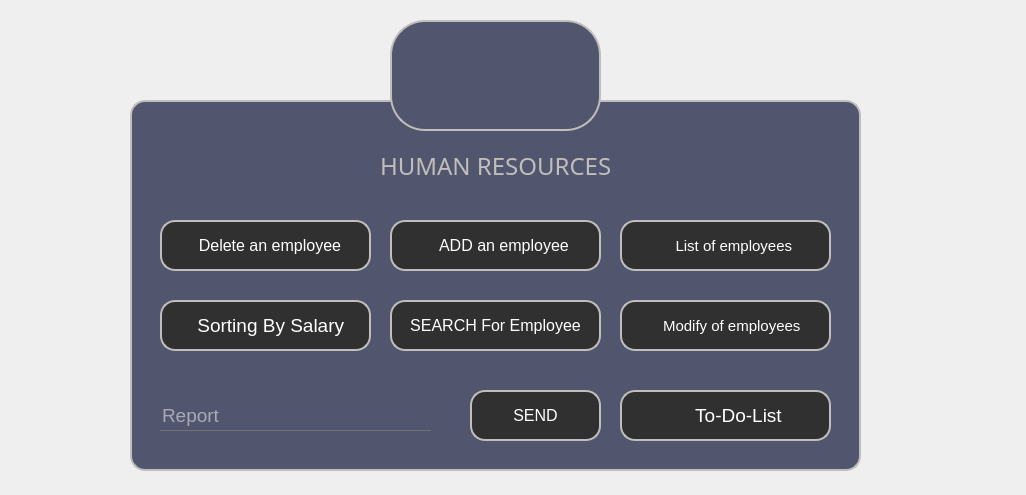
<?xml version="1.0" encoding="UTF-8"?>
<ui version="4.0">
 <class>HR</class>
 <widget class="QDialog" name="HR">
  <property name="geometry">
   <rect>
    <x>0</x>
    <y>0</y>
    <width>1026</width>
    <height>495</height>
   </rect>
  </property>
  <property name="windowTitle">
   <string>Dialog</string>
  </property>
  <property name="styleSheet">
   <string notr="true">*{
	background:url(C:/Users/ALA/Desktop/2A/projet/court-hammerrr.jpg) ;
}</string>
  </property>
  <widget class="QPushButton" name="pushButton_15">
   <property name="geometry">
    <rect>
     <x>390</x>
     <y>20</y>
     <width>211</width>
     <height>111</height>
    </rect>
   </property>
   <property name="font">
    <font>
     <pointsize>20</pointsize>
    </font>
   </property>
   <property name="styleSheet">
    <string notr="true">*{
background:#51556e;
border: 2px solid #bfbeba;
border-radius: 35px;

}</string>
   </property>
   <property name="text">
    <string/>
   </property>
   <property name="icon">
    <iconset resource="icons.qrc">
     <normaloff>:/new/prefix1/icons/2636184.png</normaloff>:/new/prefix1/icons/2636184.png</iconset>
   </property>
   <property name="iconSize">
    <size>
     <width>70</width>
     <height>70</height>
    </size>
   </property>
  </widget>
  <widget class="QFrame" name="Qframe">
   <property name="geometry">
    <rect>
     <x>130</x>
     <y>100</y>
     <width>731</width>
     <height>371</height>
    </rect>
   </property>
   <property name="styleSheet">
    <string notr="true">QFrame
{
	background:#51556e;
border: 2px solid #bfbeba;
    border-radius:15px;
}</string>
   </property>
   <property name="frameShape">
    <enum>QFrame::StyledPanel</enum>
   </property>
   <property name="frameShadow">
    <enum>QFrame::Raised</enum>
   </property>
   <widget class="QLabel" name="label_7">
    <property name="geometry">
     <rect>
      <x>250</x>
      <y>40</y>
      <width>251</width>
      <height>51</height>
     </rect>
    </property>
    <property name="styleSheet">
     <string notr="true">*{
    font-family:century gothic;border:none;
    font-size:24px;
	color:#bfbeba;
}

</string>
    </property>
    <property name="text">
     <string>HUMAN RESOURCES</string>
    </property>
   </widget>
   <widget class="QLabel" name="label_8">
    <property name="geometry">
     <rect>
      <x>380</x>
      <y>450</y>
      <width>231</width>
      <height>171</height>
     </rect>
    </property>
    <property name="text">
     <string/>
    </property>
    <property name="pixmap">
     <pixmap>D:/QTprojet/smart court.png</pixmap>
    </property>
    <property name="scaledContents">
     <bool>true</bool>
    </property>
   </widget>
   <widget class="QPushButton" name="pushButton_16">
    <property name="geometry">
     <rect>
      <x>340</x>
      <y>290</y>
      <width>131</width>
      <height>51</height>
     </rect>
    </property>
    <property name="font">
     <font>
      <pointsize>12</pointsize>
     </font>
    </property>
    <property name="styleSheet">
     <string notr="true">*{
color:white;
border-radius: 15px;border: 2px solid #bfbeba;
background:#303030;
}

*:hover
{
	color:#303030;
	border-radius:15px;
	background:white
}</string>
    </property>
    <property name="text">
     <string>SEND</string>
    </property>
   </widget>
   <widget class="QLineEdit" name="lineEdit_4">
    <property name="geometry">
     <rect>
      <x>30</x>
      <y>300</y>
      <width>271</width>
      <height>31</height>
     </rect>
    </property>
    <property name="font">
     <font>
      <pointsize>14</pointsize>
     </font>
    </property>
    <property name="acceptDrops">
     <bool>true</bool>
    </property>
    <property name="styleSheet">
     <string notr="true">*{
background:transparent;
border:none;
color:white;
border-bottom:1px solid #717072;
}</string>
    </property>
    <property name="inputMask">
     <string/>
    </property>
    <property name="text">
     <string/>
    </property>
    <property name="maxLength">
     <number>32767</number>
    </property>
    <property name="placeholderText">
     <string>Report</string>
    </property>
   </widget>
   <widget class="QPushButton" name="ADD_PUSH">
    <property name="geometry">
     <rect>
      <x>260</x>
      <y>120</y>
      <width>211</width>
      <height>51</height>
     </rect>
    </property>
    <property name="font">
     <font>
      <pointsize>12</pointsize>
     </font>
    </property>
    <property name="styleSheet">
     <string notr="true">*{
color:white;
border: 2px solid #bfbeba;
border-radius: 15px;
background:#303030;
}

*:hover
{
	color:#303030;
	border-radius:15px;
	background:white
}</string>
    </property>
    <property name="text">
     <string>    ADD an employee</string>
    </property>
    <property name="icon">
     <iconset resource="icons.qrc">
      <normaloff>:/new/prefix1/icons/add.png</normaloff>:/new/prefix1/icons/add.png</iconset>
    </property>
    <property name="iconSize">
     <size>
      <width>29</width>
      <height>29</height>
     </size>
    </property>
   </widget>
   <widget class="QPushButton" name="DEL_PUSH">
    <property name="geometry">
     <rect>
      <x>30</x>
      <y>120</y>
      <width>211</width>
      <height>51</height>
     </rect>
    </property>
    <property name="font">
     <font>
      <pointsize>12</pointsize>
     </font>
    </property>
    <property name="styleSheet">
     <string notr="true">*{
color:white;
border-radius: 15px;
border: 2px solid #bfbeba;
background:#303030;
}

*:hover
{
	color:#303030;
	border-radius:15px;
	background:white
}</string>
    </property>
    <property name="text">
     <string>  Delete an employee</string>
    </property>
    <property name="icon">
     <iconset resource="icons.qrc">
      <normaloff>:/new/prefix1/icons/delete.png</normaloff>:/new/prefix1/icons/delete.png</iconset>
    </property>
    <property name="iconSize">
     <size>
      <width>29</width>
      <height>29</height>
     </size>
    </property>
   </widget>
   <widget class="QPushButton" name="LIST_PUSH">
    <property name="geometry">
     <rect>
      <x>490</x>
      <y>120</y>
      <width>211</width>
      <height>51</height>
     </rect>
    </property>
    <property name="font">
     <font>
      <pointsize>11</pointsize>
     </font>
    </property>
    <property name="styleSheet">
     <string notr="true">*{
color:white;
border-radius: 15px;
border: 2px solid #bfbeba;
background:#303030;
}

*:hover
{
	color:#303030;
	border-radius:15px;
	background:white
}</string>
    </property>
    <property name="text">
     <string>    List of employees</string>
    </property>
    <property name="icon">
     <iconset resource="icons.qrc">
      <normaloff>:/new/prefix1/icons/list.png</normaloff>:/new/prefix1/icons/list.png</iconset>
    </property>
    <property name="iconSize">
     <size>
      <width>29</width>
      <height>40</height>
     </size>
    </property>
   </widget>
   <widget class="QPushButton" name="MOD_PUSH">
    <property name="geometry">
     <rect>
      <x>490</x>
      <y>200</y>
      <width>211</width>
      <height>51</height>
     </rect>
    </property>
    <property name="font">
     <font>
      <pointsize>11</pointsize>
     </font>
    </property>
    <property name="styleSheet">
     <string notr="true">*{
color:white;
border-radius: 15px;
border: 2px solid #bfbeba;
background:#303030;
}

*:hover
{
	color:#303030;
	border-radius:15px;
	background:white
}</string>
    </property>
    <property name="text">
     <string>   Modify of employees</string>
    </property>
    <property name="icon">
     <iconset resource="icons.qrc">
      <normaloff>:/new/prefix1/icons/edit.png</normaloff>:/new/prefix1/icons/edit.png</iconset>
    </property>
    <property name="iconSize">
     <size>
      <width>29</width>
      <height>40</height>
     </size>
    </property>
   </widget>
   <widget class="QPushButton" name="SORT_PUSH">
    <property name="geometry">
     <rect>
      <x>30</x>
      <y>200</y>
      <width>211</width>
      <height>51</height>
     </rect>
    </property>
    <property name="font">
     <font>
      <pointsize>14</pointsize>
     </font>
    </property>
    <property name="styleSheet">
     <string notr="true">*{
color:white;
border-radius: 15px;
border: 2px solid #bfbeba;
background:#303030;
}

*:hover
{
	color:#303030;
	border-radius:15px;
	background:white
}</string>
    </property>
    <property name="text">
     <string>  Sorting By Salary</string>
    </property>
    <property name="icon">
     <iconset resource="icons.qrc">
      <normaloff>:/new/prefix1/icons/sort.png</normaloff>:/new/prefix1/icons/sort.png</iconset>
    </property>
    <property name="iconSize">
     <size>
      <width>37</width>
      <height>40</height>
     </size>
    </property>
   </widget>
   <widget class="QPushButton" name="SEARCH_PUSH">
    <property name="geometry">
     <rect>
      <x>260</x>
      <y>200</y>
      <width>211</width>
      <height>51</height>
     </rect>
    </property>
    <property name="font">
     <font>
      <pointsize>12</pointsize>
     </font>
    </property>
    <property name="styleSheet">
     <string notr="true">*{
color:white;
border: 2px solid #bfbeba;
border-radius: 15px;
background:#303030;
}

*:hover
{
	color:#303030;
	border-radius:15px;
	background:white
}</string>
    </property>
    <property name="text">
     <string>SEARCH For Employee</string>
    </property>
    <property name="icon">
     <iconset resource="icons.qrc">
      <normaloff>:/new/prefix1/icons/loupe.png</normaloff>:/new/prefix1/icons/loupe.png</iconset>
    </property>
    <property name="iconSize">
     <size>
      <width>29</width>
      <height>29</height>
     </size>
    </property>
   </widget>
   <widget class="QPushButton" name="TODOLIST">
    <property name="geometry">
     <rect>
      <x>490</x>
      <y>290</y>
      <width>211</width>
      <height>51</height>
     </rect>
    </property>
    <property name="font">
     <font>
      <pointsize>14</pointsize>
     </font>
    </property>
    <property name="styleSheet">
     <string notr="true">*{
color:white;
border-radius: 15px;
border: 2px solid #bfbeba;
background:#303030;
}

*:hover
{
	color:#303030;
	border-radius:15px;
	background:white
}</string>
    </property>
    <property name="text">
     <string>     To-Do-List</string>
    </property>
    <property name="icon">
     <iconset resource="icons.qrc">
      <normaloff>:/new/prefix1/icons/list.png</normaloff>:/new/prefix1/icons/list.png</iconset>
    </property>
    <property name="iconSize">
     <size>
      <width>29</width>
      <height>40</height>
     </size>
    </property>
   </widget>
  </widget>
  <zorder>Qframe</zorder>
  <zorder>pushButton_15</zorder>
 </widget>
 <resources>
  <include location="icons.qrc"/>
 </resources>
 <connections/>
</ui>
